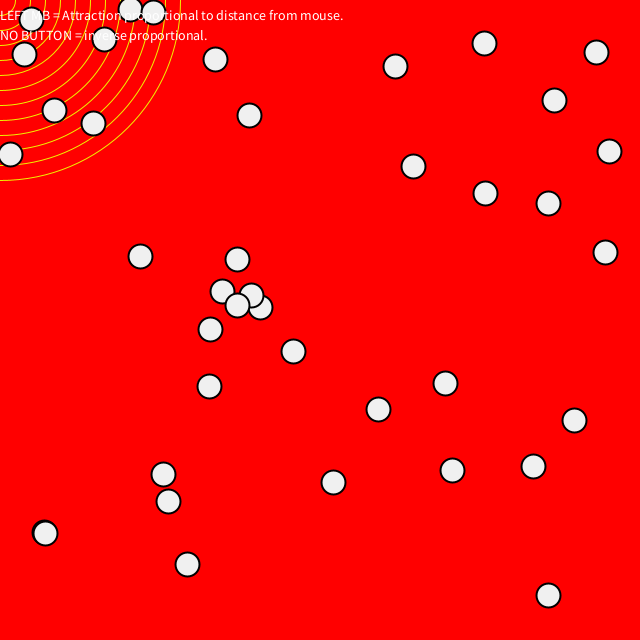
Frame 1 (no input)
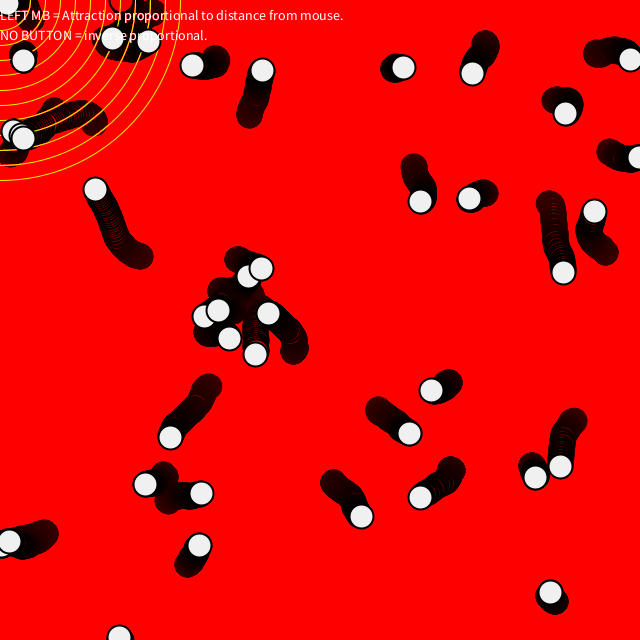
Frame 60 (the mouse pressed at the canvas centre just before this capture)
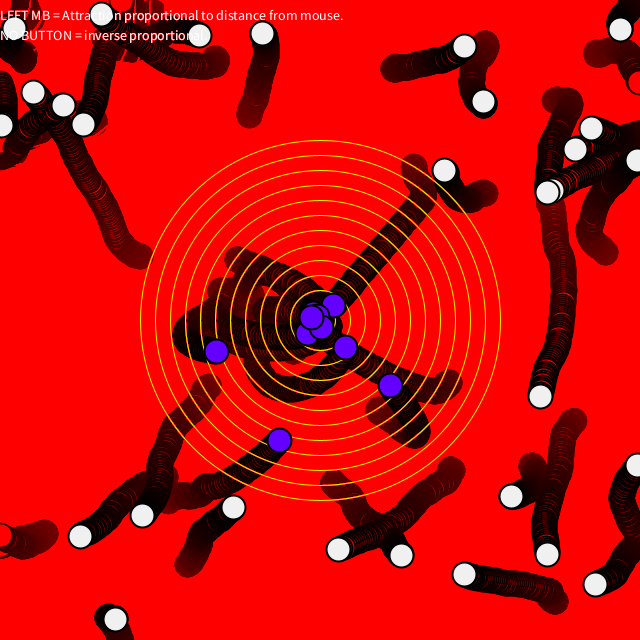
Frame 120 (the mouse held since frame 60 and released just before this capture)

The Processing sketch that drew these frames (run headless with seeded random() and noise(); from frame 60 on, the mouse is pressed at the canvas centre):

// Processing sketch: Noc01_13_Acceleration_Ex1_8_MouseAttraction
// ── Noc01_13_Acceleration_Ex1_8_MouseAttraction.pde
// Nature of Code Exercise 1.8 Acceleration with Mouse Attraction

import java.util.Random;


int MAX_MOVERS = 40;
int totalPixels;
final float distanceStep = 15;
final float maxDistanceRange = 12;

Mover[] mover = new Mover[MAX_MOVERS];
Random generator = new Random();

void setup() {
  size(640, 640);
  background(255);
  totalPixels = width*height;

  for (int i = 0; i < MAX_MOVERS; i++) {
    mover[i] = new Mover();
  }
}
void draw() {

  fadeBackground();

  drawDistanceSteps();

  updateTheMovers();

  fill(255);
  textSize(14);
  text("LEFT MB = Attraction proportional to distance from mouse.", 0, 20);
  text("NO BUTTON = inverse proportional.", 0, 40);
}

void fadeBackground() {
  loadPixels();
  for (int i = 0; i < totalPixels; i++) {
    int shade = pixels[i] >> 16 & 0xFF;
    if (shade < 254) shade += 1;
    pixels[i] = color(shade, 0, 0);
  }
  updatePixels();
}

void drawDistanceSteps() {
  for (int i = 1; i <= maxDistanceRange; i++) {
    stroke(240, 240, 0);
    strokeWeight(1);
    noFill();
    ellipse(mouseX, mouseY, distanceStep*i*2, distanceStep*i*2);
  }
}

void updateTheMovers() {
  for (int i = 0; i < MAX_MOVERS; i++) {
    mover[i].update();
    mover[i].checkEdges();
    mover[i].display();
  }
}
// ── Mover.pde
// Nature of Code - page 58-59
// Modified example of acceleration towards the mouse
// The Movers will lose interest in the mouse if the mouse is stationary for too many frames.
// The amount of time before a Mover loses interest is randomised using a Gaussian so that
// the majority of Movers will lose interest after about 300 frames.

// Movers outside of the maxDistanceRange don't follow the mouse as though they don't see it.
// However, if they've taken an interest in the mouse they become agitated when they lose track of it.
// They lose interest if they don't find the mouse again in the maxFrames... limit.

class Mover {
  PVector location;
  PVector velocity;
  PVector acceleration;
  float topSpeed;
  PVector oldTarget;
  int interestFrames;
  int maxFramesBeforeLoseInterest;
  boolean everBeenInterested = false; // has mover ever taken an interest in the mouse?
  
  Mover() {
    location = new PVector(random(width), random(height));
    velocity = new PVector(0, 0);
    topSpeed = 3;
    acceleration = new PVector(0, 0);
    oldTarget = new PVector(0, 0);
    maxFramesBeforeLoseInterest = 350+ (int)(generator.nextGaussian()*40);
    
    // start with no interest in initial mouse position
    interestFrames = maxFramesBeforeLoseInterest;
  }

  void update() {
    PVector newTarget = new PVector(mouseX, mouseY);
    boolean sameTarget = (newTarget.x == oldTarget.x  && newTarget.y == oldTarget.y);
    float agitation = 1;
    
    PVector dir = PVector.sub(newTarget, location);
    float distanceRange = dir.mag()/distanceStep;
    if (distanceRange < 1) distanceRange = 1;
    
    if (distanceRange < maxDistanceRange && (!sameTarget || (sameTarget && interestedInMouse()))) {
      if (sameTarget) {
        interestFrames++;
      } else {
        interestFrames = 0;
        everBeenInterested = true;
      }
      
      dir.normalize();
      
      if (mousePressed && mouseButton == LEFT) {
        // proportional to distance
        dir.mult(noise(location.x,location.y)*distanceRange/maxDistanceRange);
      }
      else
      {
        // inverse proportional to distance
        dir.mult(noise(location.x,location.y)/distanceRange);
      }
      acceleration = dir;
      oldTarget = newTarget;
    } else {
      if (interestedInMouse()) {
        // keep incrementing the count
        interestFrames++;
        agitation = 1.5;
      }
      acceleration = PVector.random2D();
      acceleration.mult(agitation*0.3*noise(location.x,location.y));
    }
    
    velocity.add(acceleration);
    velocity.limit(topSpeed*agitation);
    location.add(velocity);
  }
  
  boolean interestedInMouse() {
    return interestFrames < maxFramesBeforeLoseInterest;
  }
  
  void display() {
    stroke(0);
    strokeWeight(2);
    
    if (interestedInMouse()) {
     fill(100,0,255);
    } else if (everBeenInterested) {
      fill(255,255,0);
    } else {
      fill(240);
    }
    ellipse(location.x, location.y, 24, 24);
  }

  void checkEdges() {
    if (location.x > width) {
      location.x = 0;
    } else if (location.x < 0) {
      location.x = width;
    }

    if (location.y > height) {
      location.y = 0;
    } else if (location.y < 0) {
      location.y = height;
    }
  }
}
